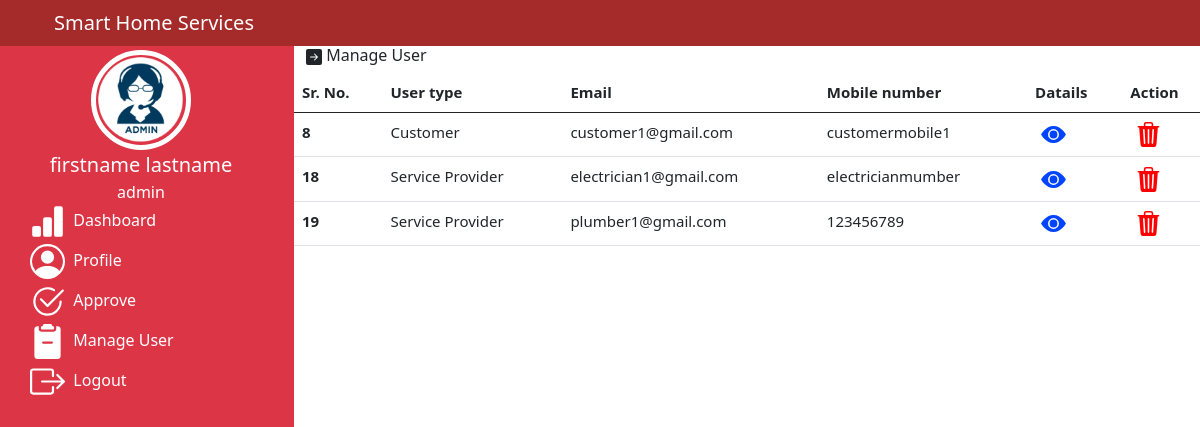
The page /amanageuser.php (signed in) on the database its author committed.
### tables this page shows
CREATE TABLE `customer` (
  `id` int(6) NOT NULL,
  `fname` varchar(30) NOT NULL,
  `lname` varchar(30) NOT NULL,
  `photo` varchar(50) DEFAULT NULL,
  `address` varchar(50) DEFAULT NULL,
  `mobile` varchar(50) DEFAULT NULL,
  `email` varchar(50) DEFAULT NULL,
  `pass` varchar(50) DEFAULT NULL,
  `role` varchar(100) DEFAULT NULL
);

CREATE TABLE `service` (
  `id` int(20) NOT NULL,
  `fname` varchar(30) NOT NULL,
  `lname` varchar(30) NOT NULL,
  `photo` varchar(30) NOT NULL,
  `address` varchar(30) NOT NULL,
  `stype` varchar(30) NOT NULL,
  `sname` varchar(30) NOT NULL,
  `sphoto` varchar(30) NOT NULL,
  `stimefrom` varchar(30) NOT NULL,
  `stimeto` varchar(30) NOT NULL,
  `mobile` varchar(30) NOT NULL,
  `email` varchar(50) DEFAULT NULL,
  `pass` varchar(30) NOT NULL,
  `role` varchar(30) NOT NULL,
  `astatus` int(12) NOT NULL DEFAULT 1
);

### amanageuser.php (the view, shortened to what this page needs)
<!doctype html>
<html lang="en">
<head>
    <link href="https://cdn.jsdelivr.net/npm/bootstrap@5.0.2/dist/css/bootstrap.min.css" rel="stylesheet"
>
</head>
<body>
    <div class="row sticky-top">
        <div class="col-12">
            <nav class="navbar navbar-expand-lg navbar-dark" style="background-color: brown;">
                <div class="container justify-content-between">
                    <div><a class="navbar-brand" href="admin.php">Smart Home Services</a></div>
                </div>
            </nav>
        </div>
    </div>
    <div class="row">
        <div class="col-3 vh-100  bg-danger overflow-auto text-white">
        <div class="row justify-content-around">
        <?php
                  include_once 'includes/conn.php';
                     $aid=$_SESSION['id'];
          $query="select * from customer where id='$aid'";
          $result=mysqli_query($conn,$query);
         while ($row=mysqli_fetch_array($result)){
             ?>
                <div class="col-12">
                    <center>
                        <img src=<?= $row['photo']; ?> width="100px" height="100px" alt=""
                            class="rounded-circle border border-white border-5 mt-1">
                    </center>
                </div>
            </div>
            <div class="row  justify-content-around">
                <div class="col-12">
                    <center>
                        <p class="m-0" style="font-size: 20px;"><?= $row['fname']; ?> <?= $row['lname']; ?></p>
                        <p class="m-0 ">admin</p>
                    </center>
                </div>
                <?php } ?>
            </div>
            <div class="menu">
                <a href="admin.php"> &nbsp;Dashboard</a>
                <a href="aprofile.php"> &nbsp;Profile</a>
                <a href="aaprove.php"> &nbsp;Approve</a>
                <a href="amanageuser.php"> &nbsp;Manage User</a>
                <a href="logout.php"> &nbsp;Logout</a>
            </div>
        </div>
        <div class="col-9 vh-100 overflow-auto">
            <h6> Manage User</h6>
            <div class="row">
                <table class="table table-hover" style="font-size: 15px;">
                    <thead class="thead-dark">
                        <tr>
                            <th scope="col">Sr. No.</th>
                            <th scope="col">User type</th>
                            <th scope="col">Email</th>
                            <th scope="col">Mobile number</th>
                            <th>Datails</th>
                            <th>Action</th>
                        </tr>
                    </thead>
                    <tbody>
                    <?php
                     include_once 'includes/conn.php';
          $query="select * from customer where role='Customer'";
          $result=mysqli_query($conn,$query);
         while ($row=mysqli_fetch_array($result)){ ?>
                        <tr>
                        <form action="dbopertion.php" method="post" enctype="multipart/form-data">
                            <th scope="row"><?= $row['id']; ?></th>
                            <td><?= $row['role']; ?></td>
                            <td><?= $row['email']; ?></td>
                            <td><?= $row['mobile']; ?></td>
                            <td><button style="border:none; background-color:transparent;" type="submit" name="subtn" ></button></td>
                            <td><button style="border:none; background-color:transparent;" type="submit" name="dcbtn"></button></td>
         </form>
                        </tr>
                        <?php } ?>
                        <?php
                     include_once 'includes/conn.php';
          $query="select * from service";
          $result=mysqli_query($conn,$query);
         while ($row=mysqli_fetch_array($result)){ ?>
                        <tr>
                        <form action="dbopertion.php" method="post" enctype="multipart/form-data">
                            <th scope="row"><?= $row['id']; ?></th>
                            <td><?= $row['role']; ?></td>
                            <td><?= $row['email']; ?></td>
                            <td><?= $row['mobile']; ?></td>
                            <td><button style="border:none; background-color:transparent;" type="submit" name="subtn" ></button></td>
                            <td><button style="border:none; background-color:transparent;" type="submit" name="dspbtn"></button></td>
         </form>
                        </tr>
                        <?php } ?>
                    </tbody>
                </table>
            </div>
        </div>
    </div>
</body>
</html>

### amanageuser.php (style rules this page uses)
.menu a { text-decoration: none; display: block; color: white; align-items: center; margin: 0 auto; margin-left: 30px; margin-bottom: 5px; }

### rows shown on the page
customer: photo (picture), fname "firstname", lname "lastname"
customer: id "8", role "Customer", email "customer1@gmail.com", mobile "customermobile1"
service: id "18", role "Service Provider", email "electrician1@gmail.com", mobile "electricianmumber"
service: id "19", role "Service Provider", email "plumber1@gmail.com", mobile "123456789"
